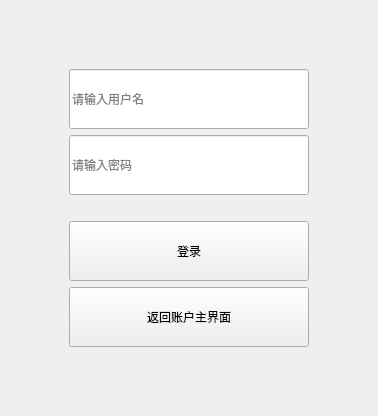
          <widget class="QWidget" name="innerLoginPage">
           <layout class="QVBoxLayout" name="loginLayout">
            <item>
             <spacer name="verticalSpacer_8">
              <property name="orientation">
               <enum>Qt::Vertical</enum>
              </property>
              <property name="sizeHint" stdset="0">
               <size>
                <width>20</width>
                <height>40</height>
               </size>
              </property>
             </spacer>
            </item>
            <item>
             <widget class="QWidget" name="horizontalWidget_5" native="true">
              <property name="minimumSize">
               <size>
                <width>0</width>
                <height>40</height>
               </size>
              </property>
              <layout class="QHBoxLayout" name="horizontalLayout_3">
               <item>
                <spacer name="horizontalSpacer_21">
                 <property name="orientation">
                  <enum>Qt::Horizontal</enum>
                 </property>
                 <property name="sizeHint" stdset="0">
                  <size>
                   <width>40</width>
                   <height>20</height>
                  </size>
                 </property>
                </spacer>
               </item>
               <item>
                <widget class="QWidget" name="verticalWidget" native="true">
                 <property name="minimumSize">
                  <size>
                   <width>40</width>
                   <height>0</height>
                  </size>
                 </property>
                 <layout class="QVBoxLayout" name="verticalLayout_11">
                  <item>
                   <widget class="QLineEdit" name="usernameInput">
                    <property name="minimumSize">
                     <size>
                      <width>0</width>
                      <height>60</height>
                     </size>
                    </property>
                    <property name="placeholderText">
                     <string>请输入用户名</string>
                    </property>
                   </widget>
                  </item>
                  <item>
                   <widget class="QLineEdit" name="passwordInput">
                    <property name="minimumSize">
                     <size>
                      <width>0</width>
                      <height>60</height>
                     </size>
                    </property>
                    <property name="echoMode">
                     <enum>QLineEdit::Normal</enum>
                    </property>
                    <property name="placeholderText">
                     <string>请输入密码</string>
                    </property>
                   </widget>
                  </item>
                  <item>
                   <spacer name="verticalSpacer_12">
                    <property name="orientation">
                     <enum>Qt::Vertical</enum>
                    </property>
                    <property name="sizeType">
                     <enum>QSizePolicy::Fixed</enum>
                    </property>
                    <property name="sizeHint" stdset="0">
                     <size>
                      <width>20</width>
                      <height>20</height>
                     </size>
                    </property>
                   </spacer>
                  </item>
                  <item>
                   <widget class="QPushButton" name="confirmLoginButton">
                    <property name="minimumSize">
                     <size>
                      <width>240</width>
                      <height>60</height>
                     </size>
                    </property>
                    <property name="text">
                     <string>登录</string>
                    </property>
                   </widget>
                  </item>
                  <item>
                   <widget class="QPushButton" name="backToMenuButtonFromLogin">
                    <property name="minimumSize">
                     <size>
                      <width>240</width>
                      <height>60</height>
                     </size>
                    </property>
                    <property name="text">
                     <string>返回账户主界面</string>
                    </property>
                   </widget>
                  </item>
                 </layout>
                </widget>
               </item>
               <item>
                <spacer name="horizontalSpacer_7">
                 <property name="orientation">
                  <enum>Qt::Horizontal</enum>
                 </property>
                 <property name="sizeHint" stdset="0">
                  <size>
                   <width>40</width>
                   <height>20</height>
                  </size>
                 </property>
                </spacer>
               </item>
              </layout>
             </widget>
            </item>
            <item>
             <spacer name="verticalSpacer">
              <property name="orientation">
               <enum>Qt::Vertical</enum>
              </property>
              <property name="sizeHint" stdset="0">
               <size>
                <width>20</width>
                <height>40</height>
               </size>
              </property>
             </spacer>
            </item>
           </layout>
          </widget>
